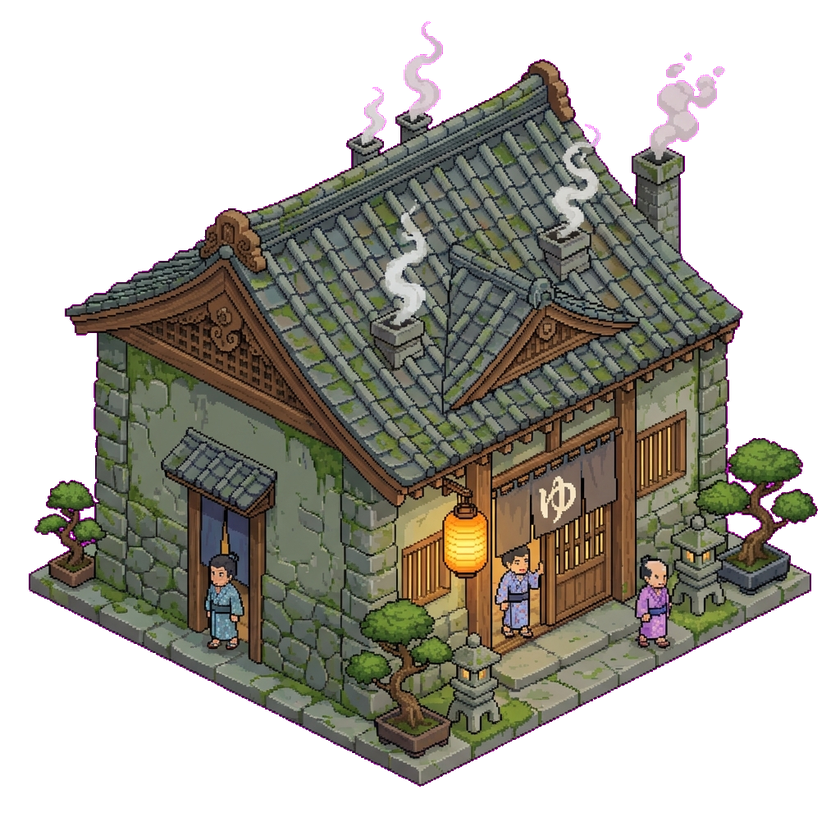
#> input picture ui/assets/buildings/bathhouse-l1.png, 840 x 840 px, shrunk from 1024 x 1024 before the run, given in place of cottage-l1.png, which was not available
$ python clean.py
#> lines starting #> are read from the running program, lines starting #| are printed output that depends on the picture; after the words box and inside, x2 and y2 are one past the last pixel; in counts of white or black regions, pixels touching at a corner belong together; pictures that were not available may be replaced by others from this repository, and a replacement may not be noted
from PIL import Image
import numpy as np
from collections import deque

def clean(path):
    img = Image.open(path).convert('RGBA')
#> img is the input picture: PIL image 840x840 RGBA; mean R, G, B, A 53.3, 50.2, 42.6, 129.9
    d = np.array(img, dtype=np.int32)
    r,g,b,a = d[...,0],d[...,1],d[...,2],d[...,3]
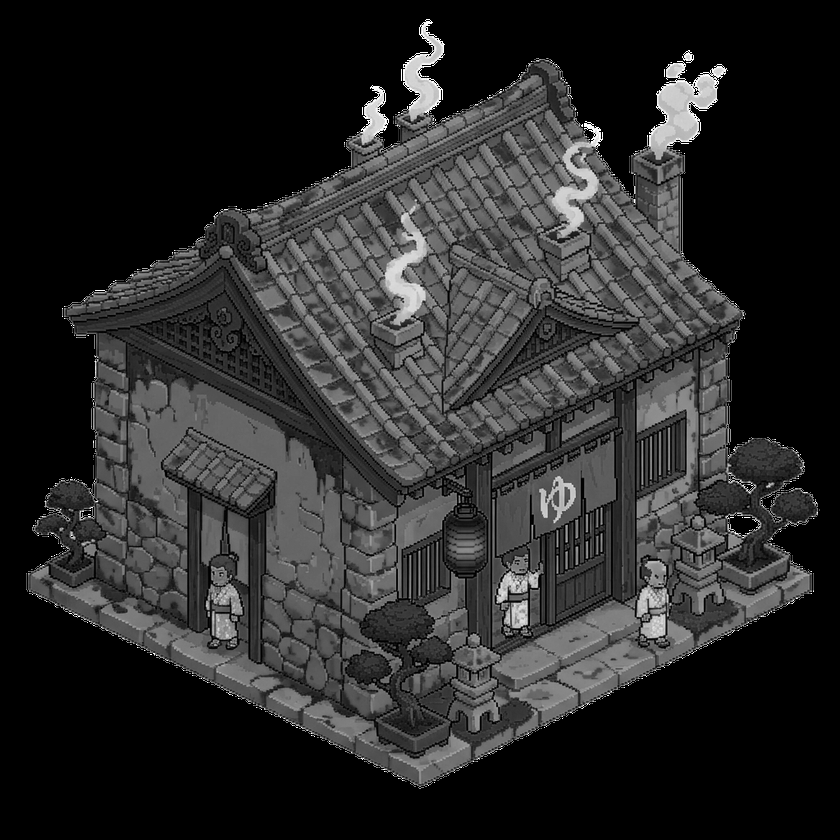
#> b: shape (840, 840) int32; min 0, max 255, mean 42.6
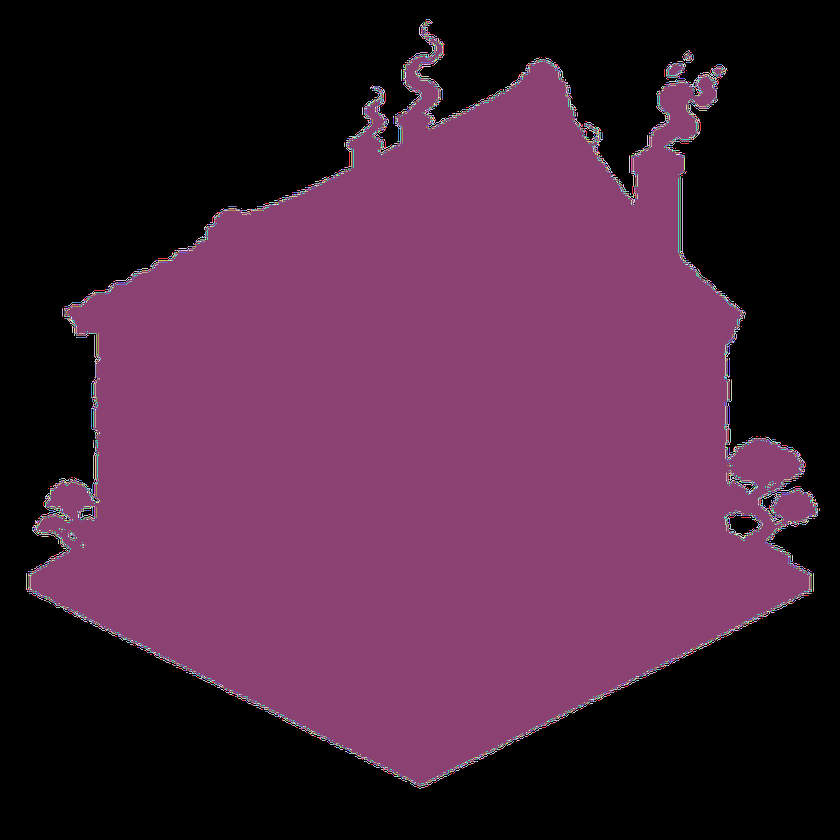
#> a: shape (840, 840) int32; 256 distinct labels, from 0 to 255; one colour per label, 0 black
    h,w = r.shape
#> h = 840; w = 840
    valid=[(y,x) for y,x in [(0,0),(0,w-1),(h-1,0),(h-1,w-1)] if int(a[y,x])>0]
#> valid = []
    if not valid: valid=[(0,0)]
    bg_r=int(np.median([int(r[y,x]) for y,x in valid]))
#> bg_r = 0
    bg_g=int(np.median([int(g[y,x]) for y,x in valid]))
#> bg_g = 0
    bg_b=int(np.median([int(b[y,x]) for y,x in valid]))
#> bg_b = 0
    def is_bg(pr,pg,pb,t=60): return ((pr-bg_r)**2+(pg-bg_g)**2+(pb-bg_b)**2)**0.5<t or (pr>150 and pb>150 and pg<100) or (pr+pg+pb)>700
    visited=np.zeros((h,w),bool)
    q=deque()
    for i in range(h):
        for j in [0,w-1]:
            if not visited[i,j]: q.append((i,j));visited[i,j]=True
#> visited: shape (840, 840) bool; 0.24% white in thin lines or dots
    for j in range(w):
        for i in [0,h-1]:
            if not visited[i,j]: q.append((i,j));visited[i,j]=True
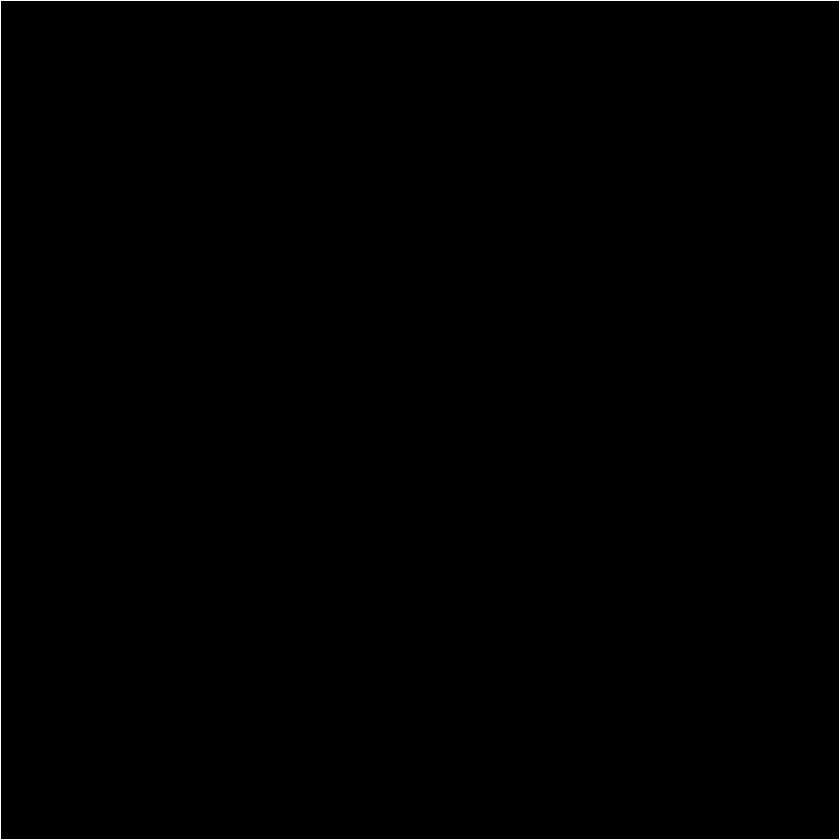
#> visited: shape (840, 840) bool; 0.48% white in thin lines or dots
    dirs8=[(-1,0),(1,0),(0,-1),(0,1),(-1,-1),(-1,1),(1,-1),(1,1)]
    while q:
        ci,cj=q.popleft()
        for di,dj in dirs8:
            ni,nj=ci+di,cj+dj
            if 0<=ni<h and 0<=nj<w and not visited[ni,nj]:
                if is_bg(int(r[ni,nj]),int(g[ni,nj]),int(b[ni,nj])): visited[ni,nj]=True;q.append((ni,nj))
#> this loop made 341837 passes
#> (ci, cj) on passes 2 to 4: (0, 839), (1, 0), (1, 839)
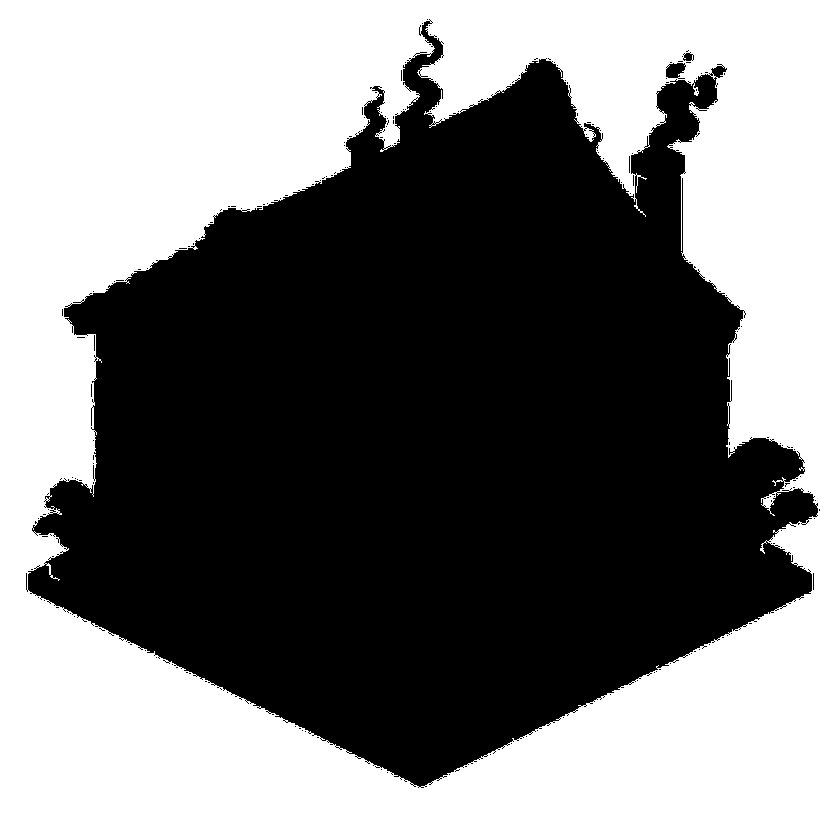
#> visited: shape (840, 840) bool; 48.4% white; 1 white region, box (x1, y1, x2, y2) and area: (0, 0, 840, 840) 341837
    q2=deque([(i,j) for i in range(h) for j in range(w) if visited[i,j] or int(a[i,j])==0])
    for i,j in q2: visited[i,j]=True
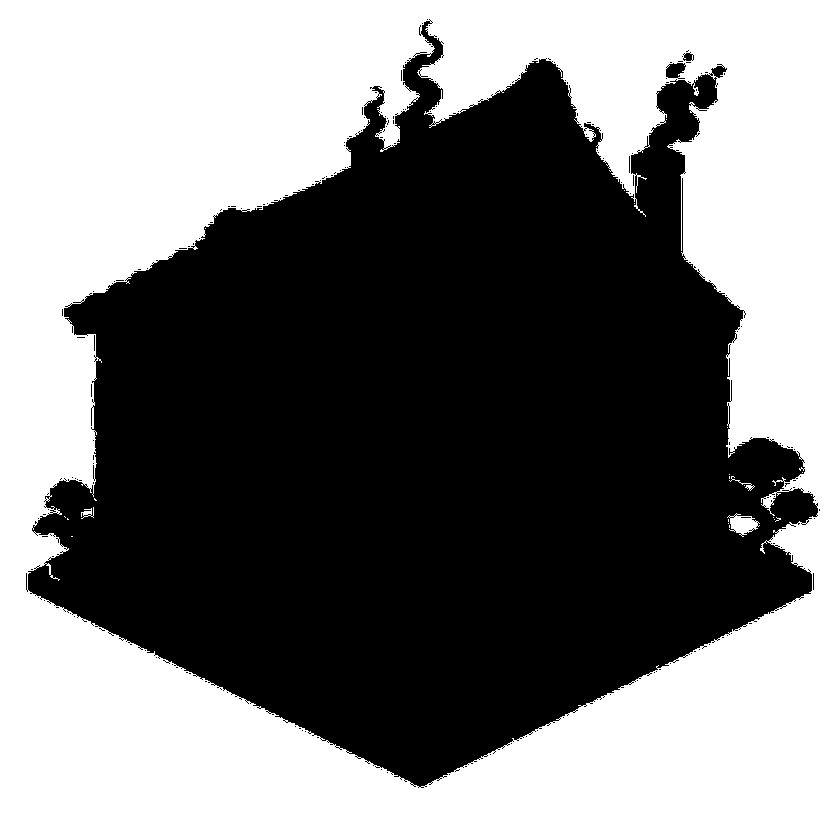
#> visited: shape (840, 840) bool; 48.5% white; 25 white regions (21 under 20 px), largest, box (x1, y1, x2, y2) and area: (0, 0, 840, 840) 341837, (727, 513, 760, 537) 412, (81, 507, 94, 519) 71, (729, 476, 755, 491) 61
    while q2:
        ci,cj=q2.popleft()
        for di,dj in dirs8:
            ni,nj=ci+di,cj+dj
            if 0<=ni<h and 0<=nj<w and not visited[ni,nj]:
                if is_bg(int(r[ni,nj]),int(g[ni,nj]),int(b[ni,nj]),30): visited[ni,nj]=True;q2.append((ni,nj))
#> visited: shape (840, 840) bool; 48.6% white; 18 white regions (13 under 20 px), largest, box (x1, y1, x2, y2) and area: (0, 0, 840, 840) 341837, (726, 513, 761, 538) 528, (728, 473, 756, 494) 142, (80, 507, 94, 520) 105, (773, 517, 781, 522) 21
    out=d.copy(); out[...,3]=np.where(visited,0,255).astype(np.int32)
#> after `out[..., 3] = np.where(visited, 0, 255).astype(np.int32)`:
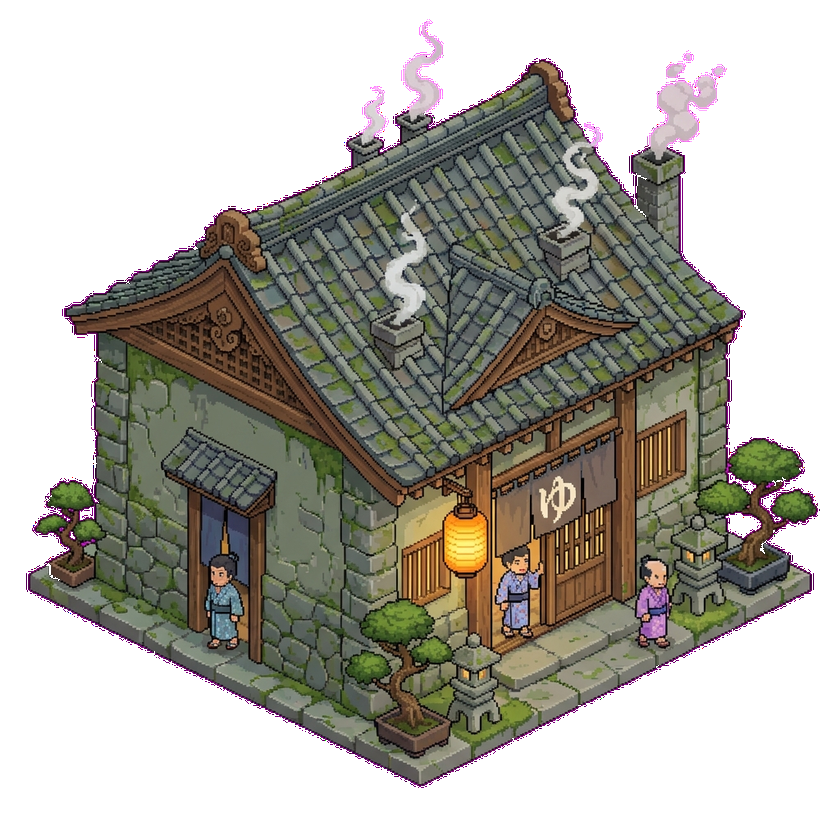
#> out: shape (840, 840, 4) int32; mean R, G, B, A 53.3, 50.2, 42.6, 131.2; transparent parts drawn white
    Image.fromarray(out.astype(np.uint8)).save(path)
    print(f'cleaned: {path}')

# Clean all 4
for name in ['cottage-l1','townhall-l1','postoffice-l1','plaza-l1']:
    p = f'/home/kai/projects/botmesh/ui/assets/buildings/{name}.png'
    try: clean(p)
    except Exception as e: print(f'skip {name}: {e}')
#> pass 2 of the loop `for name in ['cottage-l1','townhall-l1','postoffice-l1','plaza-l1']:`:
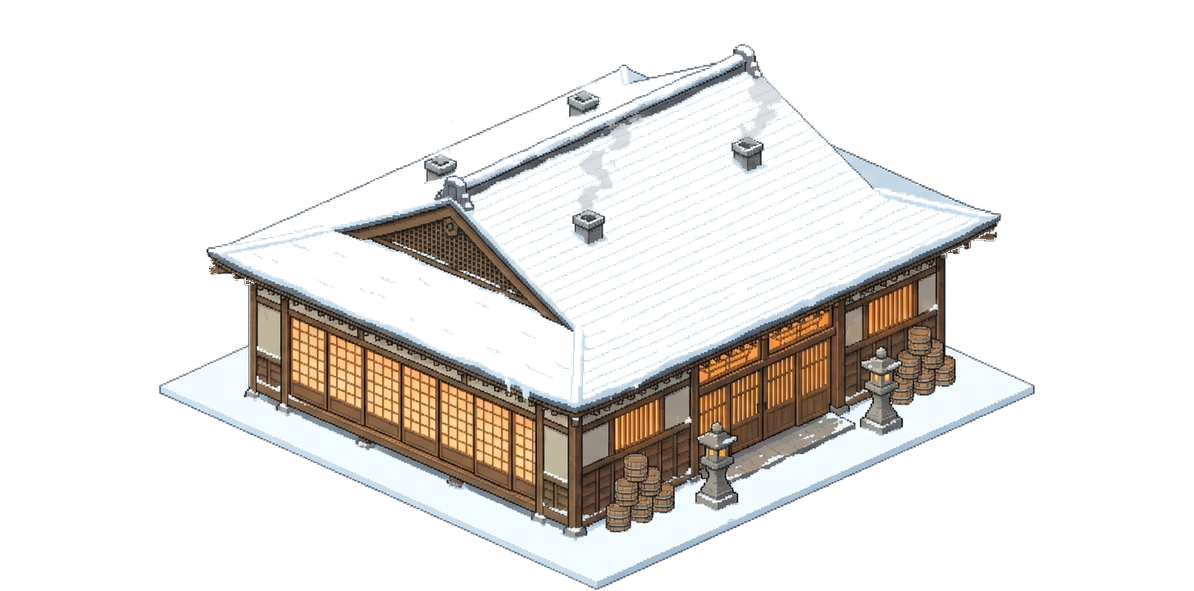
#> input picture ui/assets/buildings/bathhouse-l2.png, 1194 x 591 px, shrunk from 1456 x 720 before the run, given in place of townhall-l1.png, which was not available
#> in clean, img is the input picture: PIL image 1194x591 RGBA; mean R, G, B, A 49.4, 47.4, 45, 63.9
#> d: shape (591, 1194, 4) int32
#> r: shape (591, 1194) int32
#> g: shape (591, 1194) int32
#> b: shape (591, 1194) int32
#> a: shape (591, 1194) int32; 256 distinct labels, from 0 to 255
#> after the loop in clean (call 2), `for j in range(w):`:
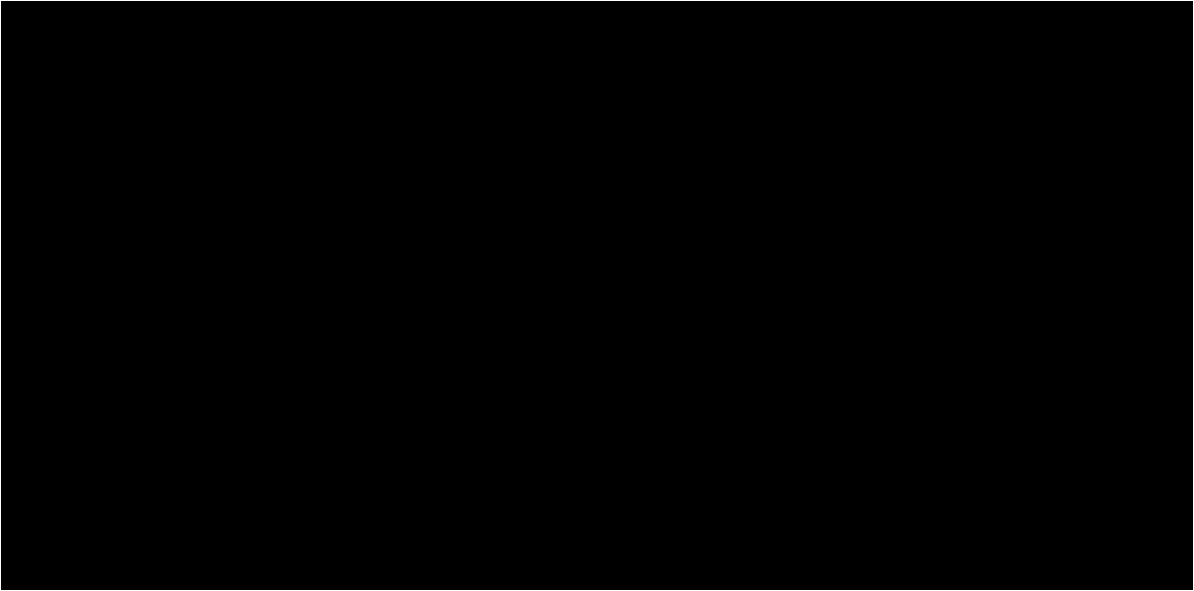
#> visited: shape (591, 1194) bool; 0.51% white in thin lines or dots
#> the loop in clean (call 2), `while q:` made 426839 passes
#> (ci, cj) on passes 1 to 3: (0, 0), (0, 1193), (1, 0)
#> in clean (call 2), `out[..., 3] = np.where(visited, 0, 255).astype(np.int32)`:
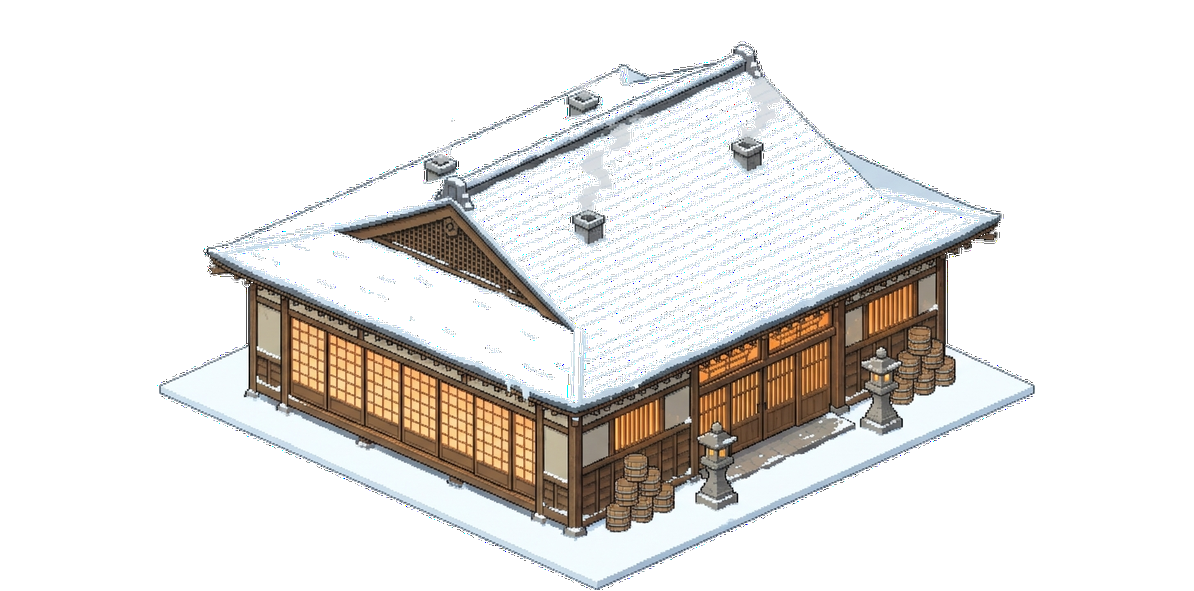
#> out: shape (591, 1194, 4) int32; mean R, G, B, A 49.4, 47.4, 45, 67.9; transparent parts drawn white
